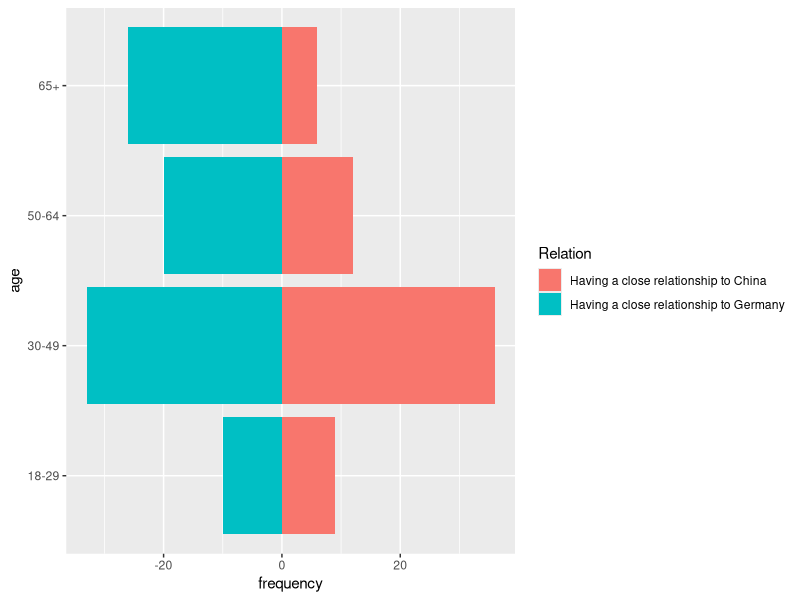
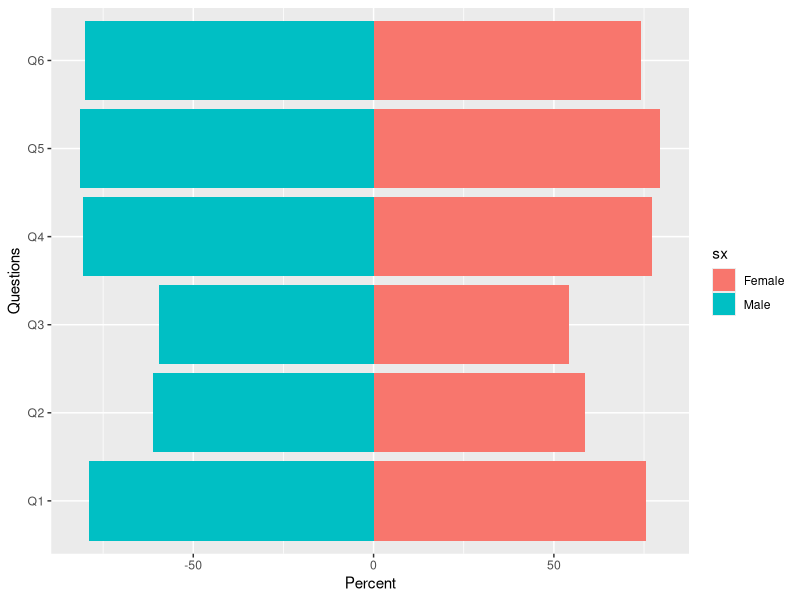

The R source for these figures, in order:
#Task 1
#Print number of missing and refused values
library(readxl)
project <- read_excel("Survey.xlsx")
for (i in 1: ncol(project)){
  a = as.integer(table(project[i])["Refused"])
  b = as.integer(table(project[i])["NA"])
  
  print(c(i, a, b))
}

#replacing refused with mode for categorical
df <- read_excel("Survey.xlsx")

calc_mode <- function(x){
  
  distinct_values <- unique(x)
  
  distinct_tabulate <- tabulate(match(x, distinct_values))
  
  distinct_values[which.max(distinct_tabulate)]
}

for(i in list(3, 4, 7, 9, 11, 12, 13, 14, 15, 16, 18, 19, 20, 21, 22, 23, 24, 25, 26, 27, 28, 29, 30)){
  dt <- df[, i]
  dt_vec <- unlist(dt)
  df[,i]<-replace(df[,i], (df[,i] == 'Refused' | df[, i] == "NA" | df[, i]=="DK/Refused"), calc_mode(dt_vec))
}

#Task 2
#replacing refused with median for numerical
dt<-df[!(df[, 2]=="Refused" | df[, 2] == "NA"),]
v = c()
for (i in 1: nrow(dt)){
  v <- append(v, as.numeric(dt[i, 2]))
}
median(v)

df[,2]<-replace(df[,2], df[,2] == 'Refused' | df[, 2] == "NA", as.character(median(v)))

dt<-df[!(df[, 8]=="Refused" | df[, 8] == "NA"),]
v = c()
for (i in 1: nrow(dt)){
  v <- append(v, as.numeric(dt[i, 8]))
}
median(v)

df[,8]<-replace(df[,8], df[,8] == 'Refused' | df[, 8] == "NA", as.character(median(v)))

# Statistics of numerical variable "Weight"
df$weight <- as.numeric(df$weight)
min(df$weight)
max(df$weight)
mean(df$weight)
median(df$weight)
sd(df$weight)
IQR(df$weight)
# Statistics of numerical variable "age"
df$age <- as.numeric(df$age)
min(df$age)
max(df$age)
mean(df$age)
median(df$age)
sd(df$age)
IQR(df$age)

#Least and most frequent values in categorical variables
for(i in list(3, 4, 7, 9, 11, 12, 13, 14, 15, 16, 18, 19, 20, 21, 22, 23, 24, 25, 26, 27, 28, 29, 30)){
  a = names(which.min(table(df[, i])))
  b = names(which.max(table(df[, i])))
  
  print(c(i, a, b))
}

# Task 3: Part 1
library(ggplot2)

df <- read_excel("Survey.xlsx")
dt <- df[, c("Q3b")]
table(dt)

dt<-df[df[, 14]=="Moderate" & df[, 15] == "Female" & 
         df$Q3b != "DK/Refused" & df$Q3b != "Both relationships are equally important" 
       & df$Q3b != "VOL: Neither",]

dt$age <- as.numeric(dt$age)
dt1 <- dt[dt[, 8] < 30,]
dt2 <- dt[(dt[, 8] < 50 & dt[, 8] > 29), ]
dt3 <- dt[(dt[, 8] < 65 & dt[, 8] > 49), ]
dt4 <- dt[dt[, 8] > 64 ,]

table(dt1$Q3b)
table(dt2$Q3b)
table(dt3$Q3b)
table(dt4$Q3b)

Relation = c("Having a close relationship to China", "Having a close relationship to Germany", "Having a close relationship to China", "Having a close relationship to Germany", "Having a close relationship to China", "Having a close relationship to Germany", "Having a close relationship to China", "Having a close relationship to Germany")
frequency = c(9, -10, 36, -33, 12, -20, 6, -26)
age = c("18-29", "18-29", "30-49", "30-49", "50-64", "50-64", "65+", "65+")

d <- data.frame(Relation, frequency, age)

ggplot(d, aes(x = age, y = frequency, fill = Relation))+
  geom_bar(stat = "identity")+
  coord_flip()


#Task 4

q1 = df[df$Q5a == 'Yes, as a partner',] 
q2 = df[df$Q5b == 'Yes, as a partner',] 
q3 = df[df$Q5c == 'Yes, as a partner',] 
q4 = df[df$Q5d == 'Yes, as a partner',] 
q5 = df[df$Q5e == 'Yes, as a partner',] 
q6 = df[df$Q5f == 'Yes, as a partner',] 
tot_f = nrow(df[df$sex == 'Female',])
tot_m = nrow(df[df$sex == 'Male',])
table(q1$sex)
table(q2$sex)
table(q3$sex)
table(q4$sex)
table(q5$sex)
table(q6$sex)

Questions = c('Q1', 'Q1', 'Q2','Q2', 'Q3','Q3', 'Q4', 'Q4', 'Q5', 'Q5', 'Q6', 'Q6')
Percent = c(c(as.numeric(table(q1$sex)['Female']/tot_f*100), 
              -as.numeric(table(q1$sex)['Male']/tot_m*100)),
            c(as.numeric(table(q2$sex)['Female']/tot_f*100), 
              -as.numeric(table(q2$sex)['Male']/tot_m*100)),
            c(as.numeric(table(q3$sex)['Female']/tot_f*100), 
              -as.numeric(table(q3$sex)['Male']/tot_m*100)),
            c(as.numeric(table(q4$sex)['Female']/tot_f*100), 
              -as.numeric(table(q4$sex)['Male']/tot_m*100)),
            c(as.numeric(table(q5$sex)['Female']/tot_f*100), 
              -as.numeric(table(q5$sex)['Male']/tot_m*100)),
            c(as.numeric(table(q6$sex)['Female']/tot_f*100), 
                -as.numeric(table(q6$sex)['Male']/tot_m*100))
)
sx = c('Female', 'Male', 'Female', 'Male', 'Female', 'Male', 'Female', 'Male', 'Female', 'Male', 'Female', 'Male')

d <- data.frame(Questions, Percent, sx)

ggplot(d, aes(x = Questions, y = Percent, fill = sx))+
  geom_bar(stat = "identity")+
  coord_flip()






